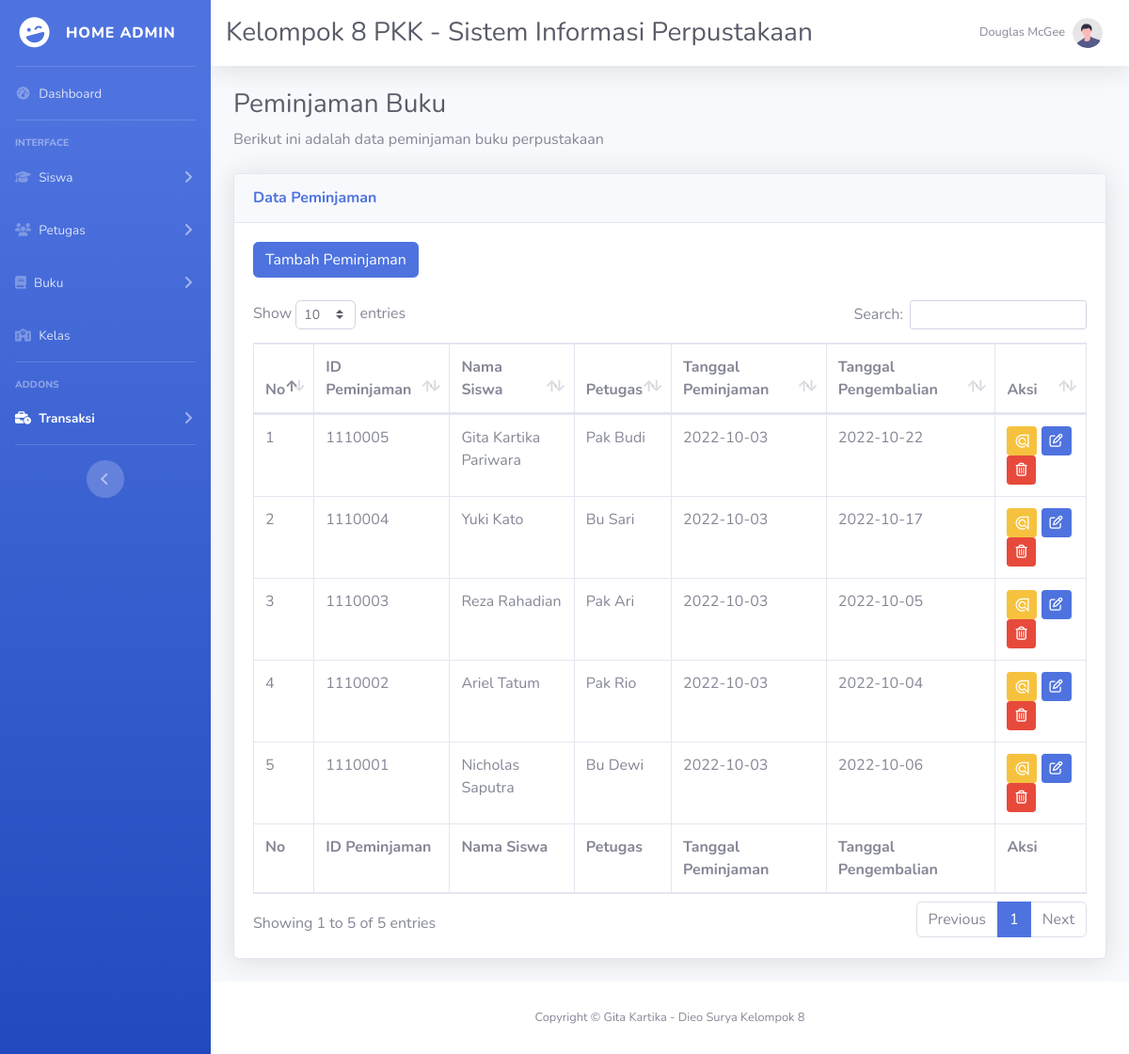
Screenshot of /admin/pinjam.php (signed in) with the database file from the repository.
### tables this page shows
CREATE TABLE `peminjaman` (
  `id_peminjaman` int(11) NOT NULL,
  `id_siswa` int(11) NOT NULL,
  `id_petugas` int(11) NOT NULL,
  `tanggal_peminjaman` date NOT NULL,
  `tanggal_pengembalian` date NOT NULL
);

CREATE TABLE `siswa` (
  `nis` int(11) NOT NULL,
  `nama` varchar(50) NOT NULL,
  `jenis_kelamin` enum('L','P') NOT NULL,
  `alamat` varchar(255) NOT NULL,
  `id_kelas` int(2) NOT NULL
);

CREATE TABLE `petugas` (
  `nip` int(11) NOT NULL,
  `nama` varchar(50) NOT NULL,
  `jenis_kelamin` enum('L','P','','') NOT NULL,
  `alamat` varchar(255) NOT NULL,
  `password` varchar(50) NOT NULL
);

### admin/pinjam.php (the view, shortened to what this page needs)
<?php
include '../function/function.php';
?>
<!DOCTYPE html>
<html lang="en">
<head>
    <link href="vendor/fontawesome-free/css/all.min.css" rel="stylesheet" type="text/css" />
    <link href="../css/sb-admin-2.min.css" rel="stylesheet">
    <link href="../vendor/datatables/dataTables.bootstrap4.min.css" rel="stylesheet">
</head>
<body id="page-top">
    <div id="wrapper">
        <?php include("sidebar.php") ?>
        <div id="content-wrapper" class="d-flex flex-column">
            <?php include("topbar.php") ?>
            <div id="content">
                <div class="container-fluid">
                    <h1 class="h3 mb-2 text-gray-800">Peminjaman Buku</h1>
                    <p class="mb-4">Berikut ini adalah data peminjaman buku perpustakaan</p>
                    <div class="card shadow mb-4">
                        <div class="card-header py-3">
                            <h6 class="m-0 font-weight-bold text-primary">Data Peminjaman</h6>
                        </div>
                        <div class="card-body">
                            <div class="table-responsive">
                                <a href="add_peminjaman.php" class="btn btn-primary">
                                    Tambah Peminjaman
                                </a> <br><br>
                                <table class="table table-bordered" id="dataTable" width="100%" cellspacing="0">
                                    <thead>
                                        <tr>
                                            <th>No</th>
                                            <th>ID Peminjaman</th>
                                            <th>Nama Siswa</th>
                                            <th>Petugas</th>
                                            <th>Tanggal Peminjaman</th>
                                            <th>Tanggal Pengembalian</th>
                                            <th>Aksi</th>
                                        </tr>
                                    </thead>
                                    <tfoot>
                                        <tr>
                                            <th>No</th>
                                            <th>ID Peminjaman</th>
                                            <th>Nama Siswa</th>
                                            <th>Petugas</th>
                                            <th>Tanggal Peminjaman</th>
                                            <th>Tanggal Pengembalian</th>
                                            <th>Aksi</th>
                                        </tr>
                                    </tfoot>
                                    <tbody>
                                        <?php
                                        $ambil = mysqli_query($db, "SELECT peminjaman.id_peminjaman, siswa.nama as nama_siswa, petugas.nama, peminjaman.tanggal_peminjaman, peminjaman.tanggal_pengembalian  FROM peminjaman JOIN siswa ON peminjaman.id_siswa = siswa.nis JOIN petugas ON peminjaman.id_petugas = petugas.nip ORDER BY id_peminjaman DESC");
                                        $no = 1;
                                        while ($data = mysqli_fetch_assoc($ambil)) {
                                        ?>
                                            <tr>
                                                <td><?= $no;
                                                    $no++ ?></td>
                                                <td><?= $data['id_peminjaman'] ?></td>
                                                <td><?= $data['nama_siswa'] ?></td>
                                                <td><?= $data['nama'] ?></td>
                                                <td><?= $data['tanggal_peminjaman'] ?></td>
                                                <td><?= $data['tanggal_pengembalian'] ?></td>
                                                <td colspan="3">
                                                    <a href='detailpinjam.php?id_peminjaman=<?php echo htmlspecialchars($data['id_peminjaman']); ?>' class="fa-brands fa-algolia fa-2xl btn btn-sm btn-warning" role="button"></a>
                                                    <a href='edit_peminjaman.php?id_peminjaman=<?php echo htmlspecialchars($data['id_peminjaman']); ?>' class="fa-solid fa-pen-to-square fa-xs btn btn-sm btn-primary" role="button"></a>
                                                    <a href='pinjam.php?id_peminjaman=<?php echo htmlspecialchars($data['id_peminjaman']); ?>' class="fa-solid fa-trash-can btn btn-sm btn-danger" role="button" onclick="return confirm('Are you sure want to delete this?')"></a>
                                                </td>
                                            </tr>
                                        <?php
                                        }
                                        ?>
                                    </tbody>
                                </table>
                            </div>
                        </div>
                    </div>
                </div>
            </div>
            <?php include("footer.php") ?>
        </div>
    </div>
</body>
</html>

### rows the page displays
peminjaman: id_peminjaman "1110005", id_siswa.nama "Gita Kartika Pariwara", id_petugas.nama "Pak Budi", tanggal_peminjaman "2022-10-03", tanggal_pengembalian "2022-10-22"
peminjaman: id_peminjaman "1110004", id_siswa.nama "Yuki Kato", id_petugas.nama "Bu Sari", tanggal_peminjaman "2022-10-03", tanggal_pengembalian "2022-10-17"
peminjaman: id_peminjaman "1110003", id_siswa.nama "Reza Rahadian", id_petugas.nama "Pak Ari", tanggal_peminjaman "2022-10-03", tanggal_pengembalian "2022-10-05"
peminjaman: id_peminjaman "1110002", id_siswa.nama "Ariel Tatum", id_petugas.nama "Pak Rio", tanggal_peminjaman "2022-10-03", tanggal_pengembalian "2022-10-04"
peminjaman: id_peminjaman "1110001", id_siswa.nama "Nicholas Saputra", id_petugas.nama "Bu Dewi", tanggal_peminjaman "2022-10-03", tanggal_pengembalian "2022-10-06"
